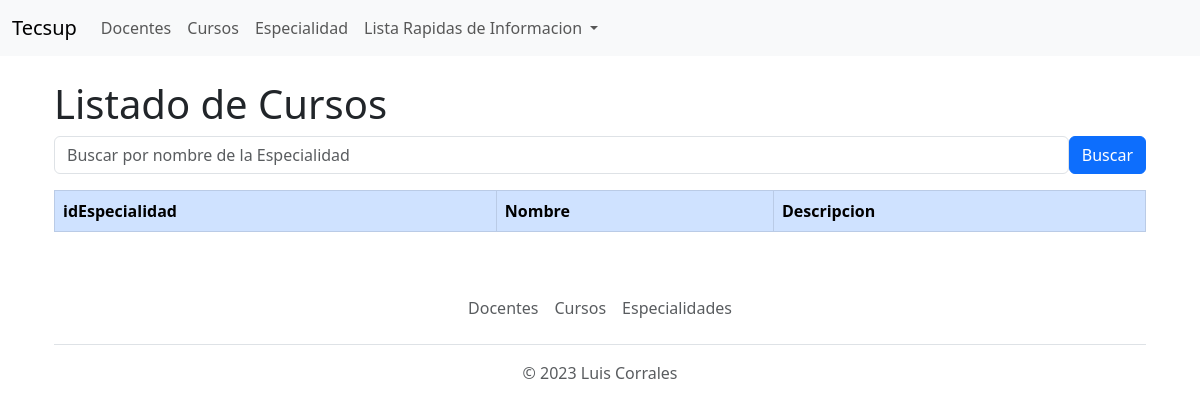
/listaespecialidades (signed in), run on an earlier commit of the app's database.
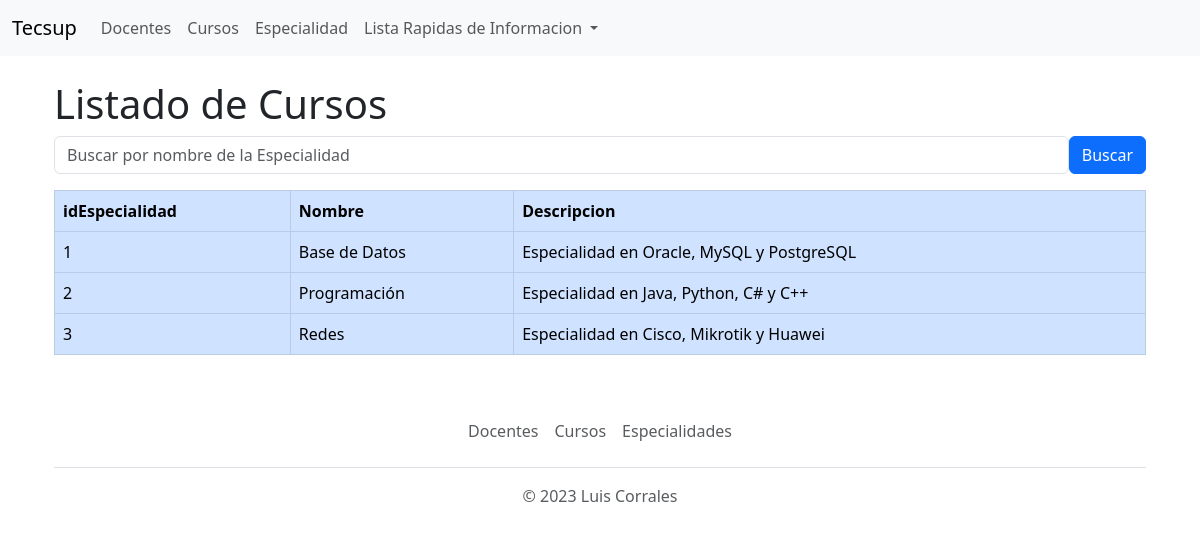
And on a later commit of the database.
### Aplicaciones/Academico/models.py (models this page shows, shortened)
class Especialidad(models.Model):
    idEspecialidad = models.CharField(primary_key=True, max_length=6)
    nombre = models.CharField(max_length=50)
    descripcion = models.CharField(max_length=200)

### Aplicaciones/Academico/views.py (the view)
# urls.py: path('listaespecialidades', views.listaespecialidades, name='listaespecialidades'),
@login_required(login_url='Academico:login')
def listaespecialidades (request):
    especialidadesListado = Especialidad.objects.all()
    context = {'especialidades': especialidadesListado}
    return render(request, 'ListaEspecialidades.html', context)

### Aplicaciones/Academico/Templates/ListaEspecialidades.html (shortened to what this page needs)
{%extends 'base.html'%}
{%block body%}
<div class="container">
    <div class="row">
        <div class="col-md-12">
            <h1>Listado de Cursos</h1>
            <div class = "row">
                <div class = "col-md-12">
                    <form action="/buscarespecialidad" method="post">
                        <div class="d-flex justify-content-between align-items-end">
                            <input type="text" name="especialidadbuscada" class="form-control" placeholder="Buscar por nombre de la Especialidad">
                            <input type="submit" value="Buscar" class="btn btn-primary">
                        </div>
                    </form>
                </div>
            <div class = "table-respnsive py2 mt-3">
                <table class="table table-hover table-bordered table-primary">
                    <thead>
                        <tr>
                            <th>idEspecialidad</th>
                            <th>Nombre</th>
                            <th>Descripcion</th>
                        </tr>
                    </thead>
                    <tbody>
                        {%for especialidad in especialidades%}
                        <tr>
                            <td>{{especialidad.idEspecialidad}}</td>
                            <td>{{especialidad.nombre}}</td>
                            <td>{{especialidad.descripcion}}</td>
                        </tr>
                        {%endfor%}
                    </tbody>
                </table>
            </div>
        </div>
    </div>
</div>
{%endblock%}

What changed in the data, as far as the page shows it:
added Especialidad: idEspecialidad "1", nombre "Base de Datos", descripcion "Especialidad en Oracle, MySQL y PostgreSQL"
added Especialidad: idEspecialidad "2", nombre "Programación", descripcion "Especialidad en Java, Python, C# y C++"
added Especialidad: idEspecialidad "3", nombre "Redes", descripcion "Especialidad en Cisco, Mikrotik y Huawei"
